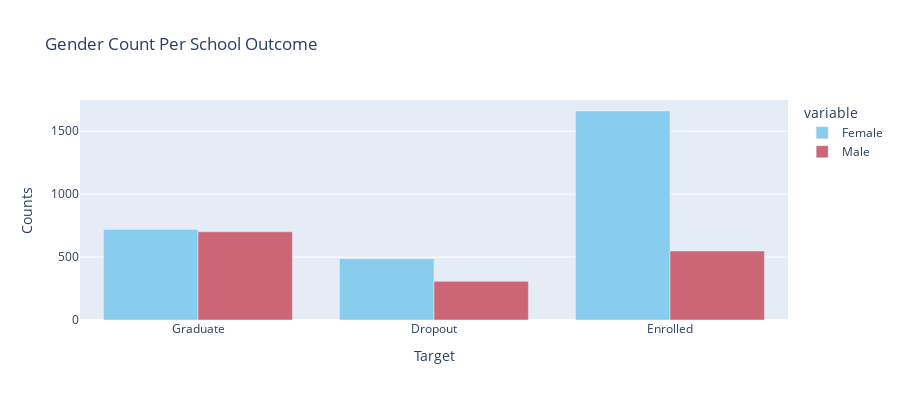

The notebook cell this image was saved under:
### Code cell
#Creating chart to see which number of each gender for each outcome
#Chart 3
gr_chart_fig = px.bar(gender_target.T, x=["Graduate", "Dropout", "Enrolled"], y=["Female", "Male"], labels={'x':"Target", 'value': 'Counts'}, color_discrete_sequence=px.colors.qualitative.Safe , title="Gender Count Per School Outcome", barmode='group',
             height=400)
gr_chart_fig.show()

### Figure 1 — Plotly figure (JSON) as saved in the notebook; plotly's stock layout.template omitted (floating-point values rounded to 4 significant figures)
{"data": [{"alignmentgroup": "True", "hovertemplate": "variable=Female<br>Target=%{x}<br>Counts=%{y}<extra></extra>", "legendgroup": "Female", "marker": {"color": "rgb(136, 204, 238)", "pattern": {"shape": ""}}, "name": "Female", "offsetgroup": "Female", "orientation": "v", "showlegend": true, "textposition": "auto", "type": "bar", "x": ["Graduate", "Dropout", "Enrolled"], "xaxis": "x", "y": [720, 487, 1661], "yaxis": "y"}, {"alignmentgroup": "True", "hovertemplate": "variable=Male<br>Target=%{x}<br>Counts=%{y}<extra></extra>", "legendgroup": "Male", "marker": {"color": "rgb(204, 102, 119)", "pattern": {"shape": ""}}, "name": "Male", "offsetgroup": "Male", "orientation": "v", "showlegend": true, "textposition": "auto", "type": "bar", "x": ["Graduate", "Dropout", "Enrolled"], "xaxis": "x", "y": [701, 307, 548], "yaxis": "y"}], "layout": {"barmode": "group", "height": 400, "legend": {"title": {"text": "variable"}, "tracegroupgap": 0}, "title": {"text": "Gender Count Per School Outcome"}, "xaxis": {"anchor": "y", "domain": [0, 1], "title": {"text": "Target"}}, "yaxis": {"anchor": "x", "domain": [0, 1], "title": {"text": "Counts"}}}}
